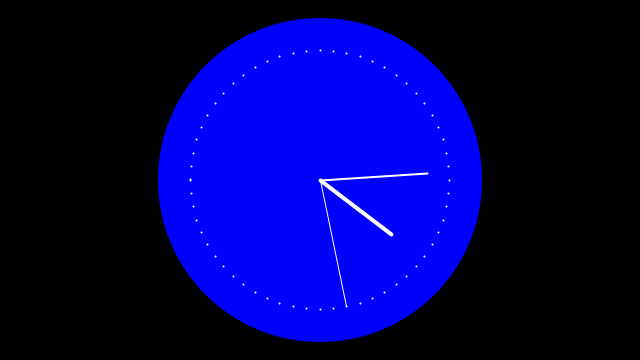
Frame 1 (no input)
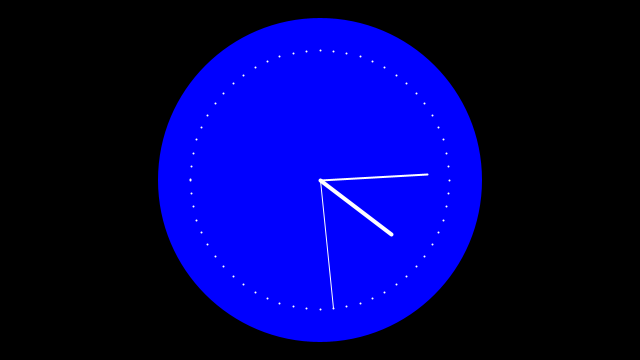
Frame 60 (the mouse pressed at the canvas centre just before this capture)
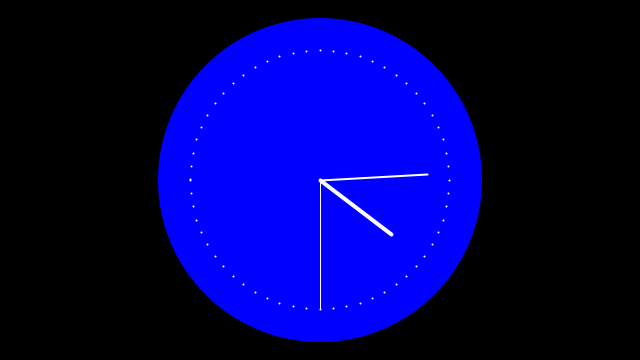
Frame 120 (the mouse held since frame 60 and released just before this capture)

The Processing sketch that drew these frames (run headless with seeded random() and noise(); from frame 60 on, the mouse is pressed at the canvas centre):

// Processing sketch: processing_167859
// ── processing_167859.pde

int cx, cy;
float secondsRadius;
float minutesRadius;
float hoursRadius;
float clockDiameter;

void setup() {
  size(640, 360);
  stroke(255);
  
  int radius = min(width, height) / 2;
  secondsRadius = radius * 0.72;
  minutesRadius = radius * 0.60;
  hoursRadius = radius * 0.50;
  clockDiameter = radius * 1.8;
  
  cx = width / 2;
  cy = height / 2;
}

void draw() {
  background(0);
  
  // Draw the clock background
  fill(0,0,255);
  noStroke();
  ellipse(cx, cy, clockDiameter, clockDiameter);
  
  // Angles for sin() and cos() start at 3 o'clock;
  // subtract HALF_PI to make them start at the top
  float s = map(second(), 0, 60, 0, TWO_PI) - HALF_PI;
  float m = map(minute() + norm(second(), 0, 60), 0, 60, 0, TWO_PI) - HALF_PI; 
  float h = map(hour() + norm(minute(), 0, 60), 0, 24, 0, TWO_PI * 2) - HALF_PI;
  
  // Draw the hands of the clock
  stroke(255);
  strokeWeight(1);
  line(cx, cy, cx + cos(s) * secondsRadius, cy + sin(s) * secondsRadius);
  strokeWeight(2);
  line(cx, cy, cx + cos(m) * minutesRadius, cy + sin(m) * minutesRadius);
  strokeWeight(4);
  line(cx, cy, cx + cos(h) * hoursRadius, cy + sin(h) * hoursRadius);
  
  // Draw the minute ticks
  strokeWeight(2);
  beginShape(POINTS);
  for (int a = 0; a < 360; a+=6) {
    float angle = radians(a);
    float x = cx + cos(angle) * secondsRadius;
    float y = cy + sin(angle) * secondsRadius;
    vertex(x, y);
  }
  endShape();
}
